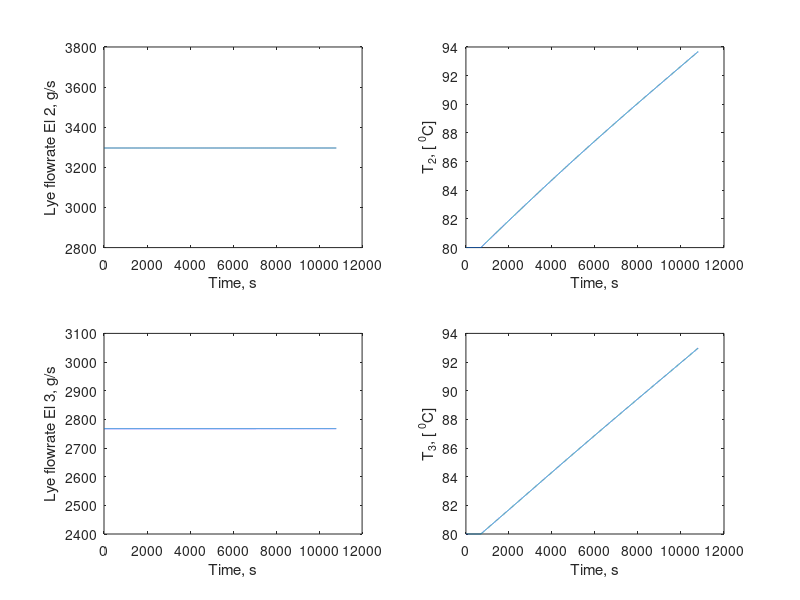
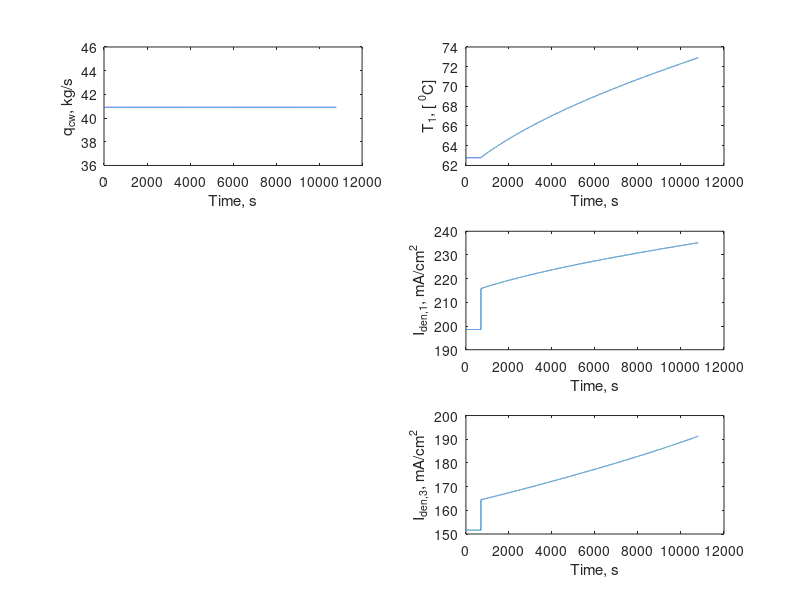
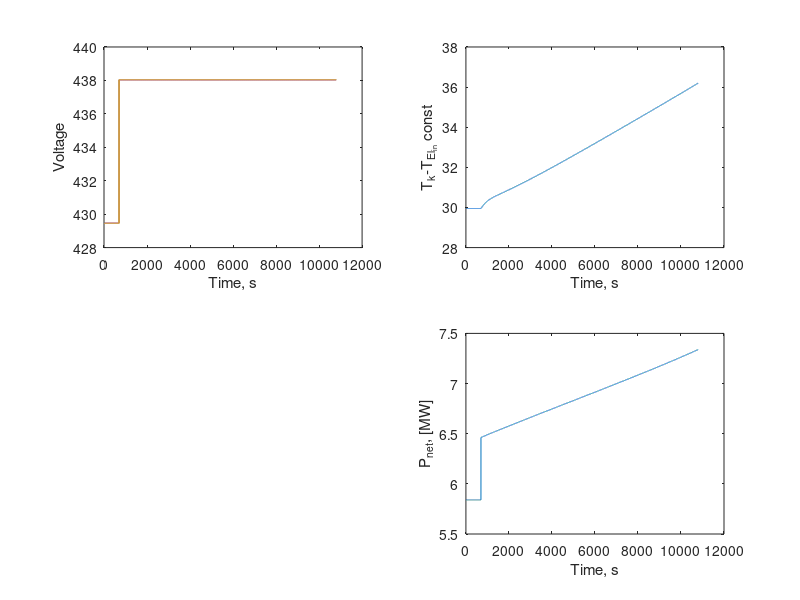
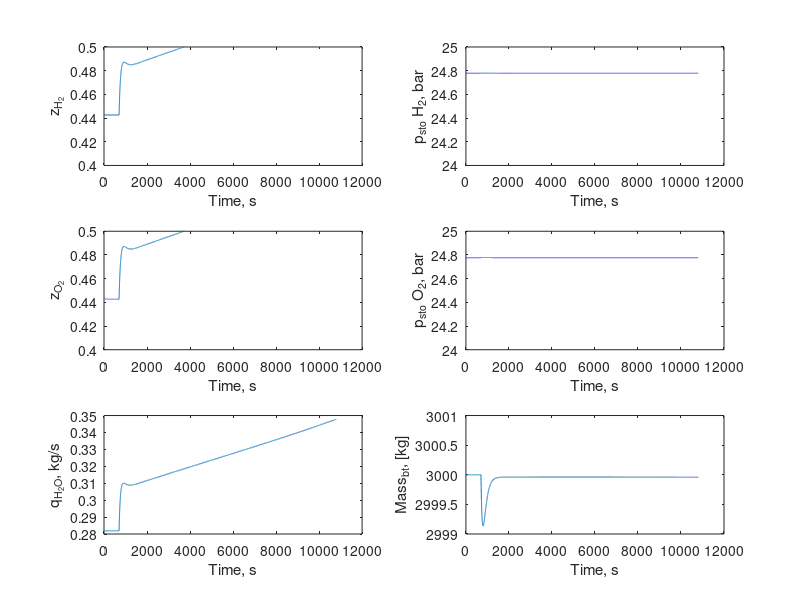

These charts were generated, in order, by the following MATLAB code:
clc
clear
close all

load data_closeloop_Velstep_3hr

figure()
%plots for MVs qlye2 and qlye3 
subplot(2,2,1)
plot(qlye(:,2))
xlabel('Time, s')
ylabel('Lye flowrate El 2, g/s')
subplot(2,2,3)
plot(qlye(:,3))
xlabel('Time, s')
ylabel('Lye flowrate El 3, g/s')
%CVs
subplot(2,2,2)
plot(Temp(:,2))
xlabel('Time, s')
ylabel('T_2, [ ^0C]')
subplot(2,2,4)
plot(Temp(:,3))
xlabel('Time, s')
ylabel('T_3, [ ^0C]')

figure()
%plots for the qcw as MV
subplot(3,2,1)
plot(q_cw./1000)
xlabel('Time, s')
ylabel('q_{cw}, kg/s')
%CVs
subplot(3,2,2)
plot(Temp(:,1))
xlabel('Time, s')
ylabel('T_1, [ ^0C]')
subplot(3,2,4)
plot(I_den(:,1))
xlabel('Time, s')
ylabel('I_{den,1}, mA/cm^2')
subplot(3,2,6)
plot(I_den(:,3))
xlabel('Time, s')
ylabel('I_{den,3}, mA/cm^2')

figure()
%plots for Vel as MV
subplot(2,2,1)
plot(V_El)
xlabel('Time, s')
ylabel('Voltage')
%CVs
subplot(2,2,2)
for i=1:length(Temp)
    TkGrad(i) = max(Temp(i,:))-Telin(i);
end
plot(TkGrad)
xlabel('Time, s')
ylabel('T_k-T_{El_{in}} const')
subplot(2,2,4)
plot(P_net./1e6)
xlabel('Time, s')
ylabel('P_{net}, [MW]')

figure()
%plot for the states with zero ss effect
%MVs
subplot(3,2,1)
plot(ZH2)
ylim([.4 .5])
xlabel('Time, s')
ylabel('z_{H_2}')
subplot(3,2,3)
plot(ZO2)
ylim([.4 .5])
xlabel('Time, s')
ylabel('z_{O_2}')
subplot(3,2,5)
plot(q_H2O./1000)
xlabel('Time, s')
ylabel('q_{H_2O}, kg/s')
%CVs
subplot(3,2,2)
plot(PstoH2)
ylim([24 25])
xlabel('Time, s')
ylabel('p_{sto} H_2, bar')
subplot(3,2,4)
plot(PstoO2)
ylim([24 25])
xlabel('Time, s')
ylabel('p_{sto} O_2, bar')
subplot(3,2,6)
plot(mBufferT./1000)
ylim([2999 3001])
ylabel('Mass_{bt}, [kg]')
xlabel('Time, s')


% figure()
% subplot(2,3,1)
% plot(Qnet(:,1))
% xlabel('Time, s')
% ylabel('Q_{net,1}')
% subplot(2,3,2)
% plot(Qnet(:,2))
% xlabel('Time, s')
% ylabel('Q_{net,2}')
% subplot(2,3,3)
% plot(Qnet(:,3))
% xlabel('Time, s')
% ylabel('Q_{net,3}')
% subplot(2,3,4)
% plot(Temp(:,1))
% xlabel('Time, s')
% ylabel('T_{el,1}')
% subplot(2,3,5)
% plot(Temp(:,2))
% xlabel('Time, s')
% ylabel('T_{el,2}')
% subplot(2,3,6)
% plot(Temp(:,3))
% xlabel('Time, s')
% ylabel('T_{el,3}')

